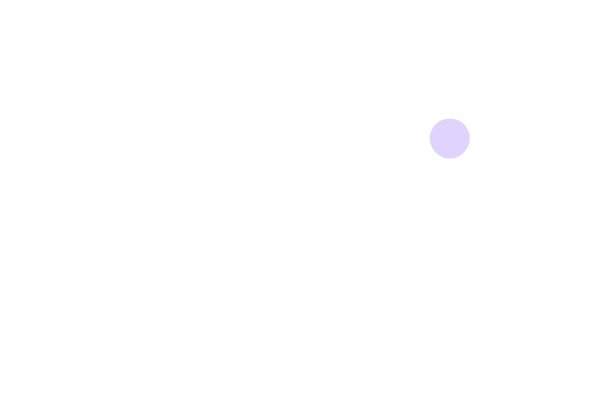
Frame 1 (no input)
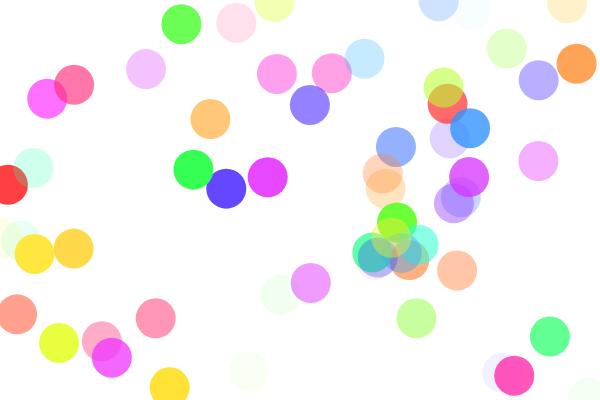
Frame 60 (no input)
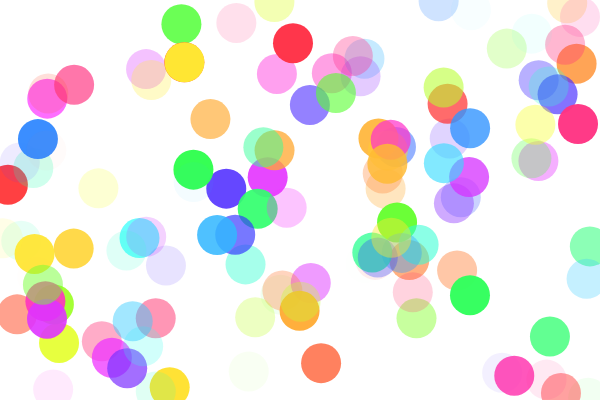
Frame 120 (the mouse pressed at the canvas centre since frame 60)

The p5.js sketch that drew these frames (run headless with seeded random() and noise() and a simulated clock; from frame 60 on, the mouse is pressed at the canvas centre):

// p5.js sketch
// ── sketch.js
function setup() {
  createCanvas(600, 400);
  background(255);
  noStroke();
  colorMode(HSB, 360, 100, 100, 100);
}

// Endless loop similar to a for loop
function draw() {
  fill(random(0, 360), 80, 100, random(100));
  ellipse(random(0, width), random(0, height), 40, 40);
}
